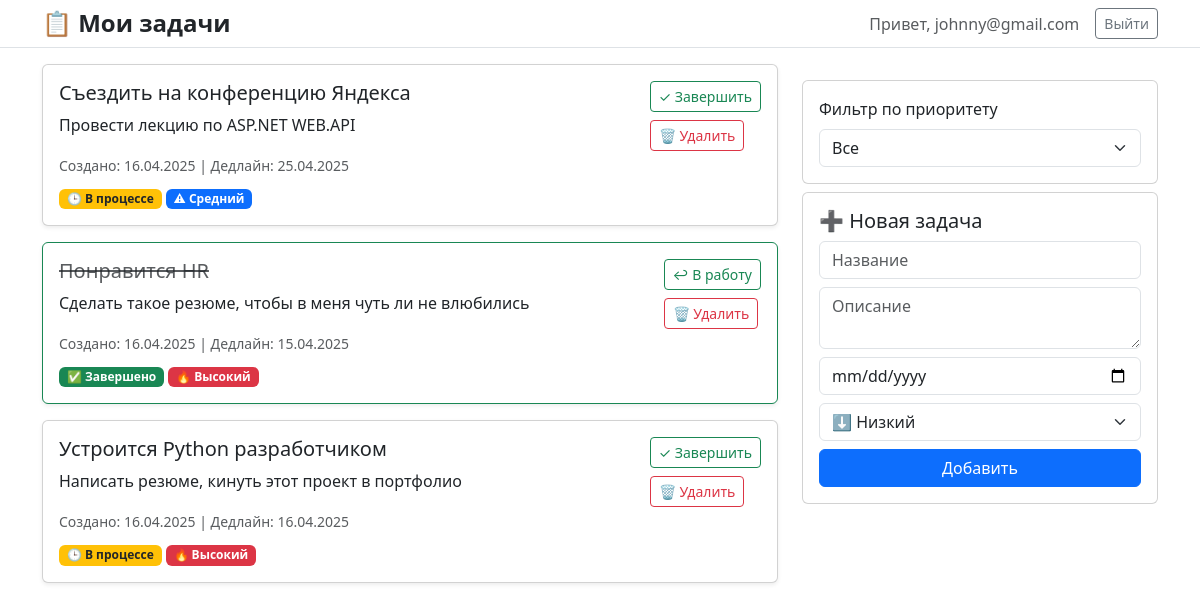
The app's page /todo (signed in) with its own data.
### app/models/user.py (models this page shows)
class User(Base):
    __tablename__ = "users"
    id = Column(Integer, primary_key=True, index=True)
    username = Column(String, unique=True, index=True)
    hashed_password = Column(String)
    full_name = Column(String, nullable=True)
    email = Column(String, nullable=True)
    disabled = Column(Boolean, default=False)
    todos = relationship("ToDo", back_populates="user")

### app/models/todo.py (models this page shows)
class ToDo(Base):
    __tablename__ = "todos"
    id = Column(Integer, primary_key=True, index=True)
    title = Column(String, nullable=False)
    description = Column(String, nullable=True)
    completed = Column(Boolean, default=False)
    created_at = Column(DateTime(timezone=True), default=lambda: datetime.now(timezone.utc))
    due_date = Column(DateTime, nullable=True)  # срок дедлайна
    priority = Column(Integer, default=1)  # 1 - низкий, 2 - средний, 3 - высокий
    user_id = Column(Integer, ForeignKey("users.id"))  # связь с пользователем
    user = relationship("User", back_populates="todos")

### app/api/todo.py (the view)
@router.get("/todo", response_class=HTMLResponse)
async def read_todo(request: Request, db: Session = Depends(get_db)):
    try:
        username = get_current_user_from_cookie(request)
    except:
        return RedirectResponse(url="/", status_code=302)
    user = db.query(User).filter(User.email == username).first()
    if not user:
        return RedirectResponse(url="/", status_code=302)
    priority = request.query_params.get("priority")
    todos_query = db.query(ToDo).filter(ToDo.user_id == user.id)
    if priority:
        try:
            todos_query = todos_query.filter(ToDo.priority == int(priority))
        except ValueError:
            pass  # Если priority был не числом — игнорируем
    todos = todos_query.order_by(ToDo.created_at.desc()).all()
    return templates.TemplateResponse("todos.html", {
        "request": request,
        "username": username,
        "todos": todos
    })

### app/templates/todos.html (shortened to what this page needs)
{% extends "base.html" %}
{% block content %}
<nav class="navbar navbar-light bg-white border-bottom mb-3">
  <div class="container d-flex justify-content-between align-items-center">
    <h4 class="fw-bold m-0">📋 Мои задачи</h4>
    <div class="d-flex align-items-center gap-3">
      <span class="text-muted">Привет, {{ username }}</span>
      <a href="/logout" class="btn btn-sm btn-outline-secondary">Выйти</a>
    </div>
  </div>
</nav>
<div class="container">
  <div class="row">
    <div class="col-lg-8">
      {% if todos %}
        {% for todo in todos %}
          <div class="card mb-3 shadow-sm {% if todo.completed %}border-success{% endif %}">
            <div class="card-body">
              <div class="d-flex justify-content-between">
                <div>
                  <h5 class="card-title {{ 'text-decoration-line-through text-muted' if todo.completed }}">{{ todo.title }}</h5>
                  {% if todo.description %}
                    <p class="card-text">{{ todo.description }}</p>
                  {% endif %}
                  <small class="text-muted">
                    {% if todo.created_at %}Создано: {{ todo.created_at.astimezone().strftime('%d.%m.%Y') }}{% endif %}
                    {% if todo.due_date %}| Дедлайн: {{ todo.due_date.astimezone().strftime('%d.%m.%Y') }}{% endif %}
                  </small>
                  <div class="mt-2">
                    {% if todo.completed %}
                      <span class="badge bg-success">✅ Завершено</span>
                    {% else %}
                      <span class="badge bg-warning text-dark">🕒 В процессе</span>
                    {% endif %}
                    {% if todo.priority == 3 %}
                      <span class="badge bg-danger">🔥 Высокий</span>
                    {% elif todo.priority == 2 %}
                      <span class="badge bg-primary">⚠ Средний</span>
                    {% else %}
                      <span class="badge bg-secondary">⬇ Низкий</span>
                    {% endif %}
                  </div>
                </div>
                <div class="d-flex flex-column gap-2">
                  <form method="post" action="/todo/{{ todo.id }}/toggle">
                    <button class="btn btn-sm btn-outline-success" type="submit">
                      {{ '↩ В работу' if todo.completed else '✓ Завершить' }}
                    </button>
                  </form>
                  <form method="post" action="/todo/{{ todo.id }}/delete">
                    <button class="btn btn-sm btn-outline-danger" type="submit">🗑 Удалить</button>
                  </form>
                </div>
              </div>
            </div>
          </div>
        {% endfor %}
      {% else %}
        <div class="alert alert-info">У вас пока нет задач. Добавьте первую!</div>
      {% endif %}
    </div>
    <div class="col-lg-4">
      <div class="card mb-4 sticky-form">
        <div class="card-body">
          <form method="get">
            <label class="form-label">Фильтр по приоритету</label>
            <select class="form-select" name="priority" onchange="this.form.submit()">
              <option value="">Все</option>
            </select>
          </form>
        </div>
      </div>
      <div class="card">
        <div class="card-body">
          <h5 class="card-title">➕ Новая задача</h5>
          <form method="post" action="/todo/create">
            <div class="mb-2">
              <input type="text" class="form-control" name="title" placeholder="Название" required>
            </div>
            <div class="mb-2">
              <textarea class="form-control" name="description" rows="2" placeholder="Описание"></textarea>
            </div>
            <div class="mb-2">
              <input type="date" class="form-control" name="due_date">
            </div>
            <div class="mb-2">
              <select class="form-select" name="priority">
                <option value="1">⬇ Низкий</option>
              </select>
            </div>
            <button type="submit" class="btn btn-primary w-100">Добавить</button>
          </form>
        </div>
      </div>
    </div>
  </div>
</div>
{% endblock %}

### app/templates/base.html (shortened to what this page needs)
<!DOCTYPE html>
<html lang="ru">
<head>
  <link href="https://cdn.jsdelivr.net/npm/bootstrap@5.3.3/dist/css/bootstrap.min.css" rel="stylesheet">
  <link href="/static/style.css" rel="stylesheet">
</head>
<body>
    {% block content %}{% endblock %}
</body>
</html>

### app/templates/base.html (style rules this page uses)
* { margin: 0; padding: 0; }
html, body { height: 100%; margin: 0; }

### app/templates/todos.html (style rules this page uses)
.sticky-form { position: sticky; top: 80px; z-index: 1000; }

### records on screen
User: email "johnny@gmail.com"
ToDo: title "Съездить на конференцию Яндекса", description "Провести лекцию по ASP.NET WEB.API", created_at.astimezone "16.04.2025", due_date.astimezone "25.04.2025", shows "🕒 В процессе", priority "⚠ Средний", completed "✓ Завершить"
ToDo: title "Понравится HR", description "Сделать такое резюме, чтобы в меня чуть ли не влюбились", created_at.astimezone "16.04.2025", due_date.astimezone "15.04.2025", shows "✅ Завершено", priority "🔥 Высокий", completed "↩ В работу"
ToDo: title "Устроится Python разработчиком", description "Написать резюме, кинуть этот проект в портфолио", created_at.astimezone "16.04.2025", due_date.astimezone "16.04.2025", shows "🕒 В процессе", priority "🔥 Высокий", completed "✓ Завершить"
